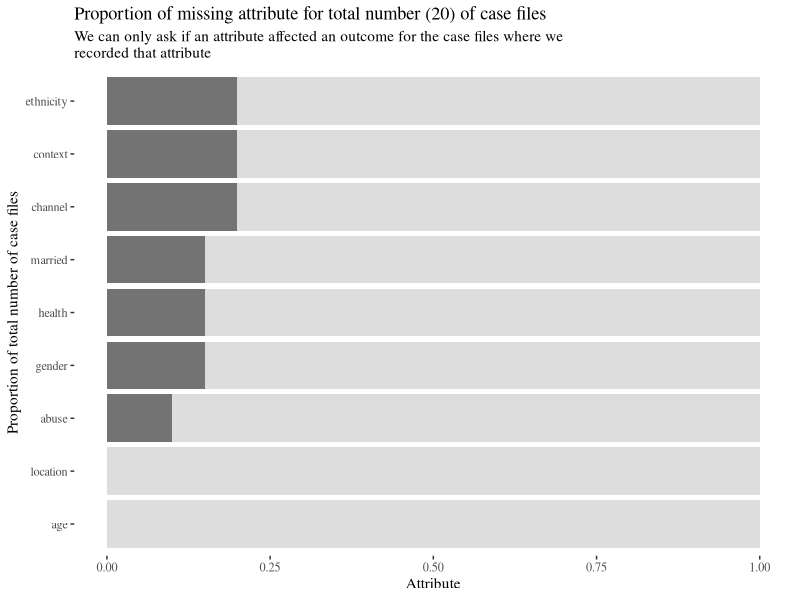

R code for this plot:
library(tidyverse)
library(glue)

# make fake data
n_obs <- 20

fake_dat <-
  tibble(
    #id = row_number(),
    #case = glue("case_{id}"),
    age = sample(30:60, size = n_obs, replace = TRUE),
    married = sample(c("no", "yes", NA), size = n_obs, replace = TRUE),
    gender = sample(c("M", "F", NA), size = n_obs, replace = TRUE),
    location = sample(letters[1:4], size = n_obs, replace = TRUE), 
    health = sample(c("LT", "LT/p", "LT/m", "LT/pm", NA), size = n_obs, 
                    replace = TRUE),
    ethnicity = sample(c("white", "other", "asian", "opt out", NA),
                       size = n_obs, 
                       replace = TRUE),
    channel = sample(c("email", "phone", "in person", "adviceline", NA),
                       size = n_obs, 
                       replace = TRUE),
    abuse = sample(c("Physical", "Emotional/psychological", "Sexual", "Financial", NA), 
                   size = n_obs,
                   replace = TRUE
                   ),
    context = sample(c("male current partner", "female current partner", 
                       "same sex relationship", NA), 
                     size = n_obs,
                     replace = TRUE
                     )
  ) 

# count nas


fake_dat %>% 
  summarise(
    across(
      everything(),
      ~ sum(is.na(.x) 
            / nrow(fake_dat)
            
            )
    )
  ) %>% 
  pivot_longer(
    cols = everything(),
    names_to = "attribute",
    values_to = "proportion"
  ) %>%
  mutate(
    max = 1,
    attribute = fct_reorder(attribute, proportion)
  ) %>% 
  ggplot() +
  geom_col(aes(x = attribute, y = max),
           alpha = 0.2
  ) +
  geom_col(aes(x = attribute, y = proportion), 
           alpha = 0.8
  ) +
  coord_flip() +
  ggthemes::theme_tufte() +
  labs(
    title = glue("Proportion of missing attribute for total number ({nrow(fake_dat)}) of case files"),
    subtitle = "We can only ask if an attribute affected an outcome for the case files where we recorded that attribute" %>% str_wrap(),
    y = "Attribute",
    x = "Proportion of total number of case files"
  )

  
# take a look at the data
fake_dat %>% 
  View()
